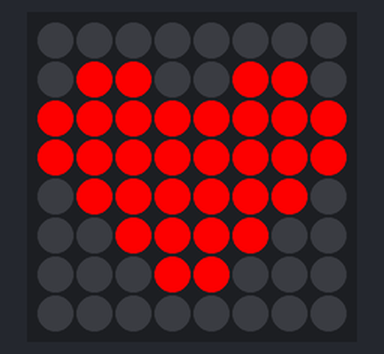
Recording of a program running on a simulated Raspberry Pi (BCM pin numbers) with a Sense HAT. Parts: the Sense HAT's 8×8 RGB LED matrix. What the program prints to the terminal is not drawn. At 5.0 s the program stops and its outputs stay as they are.

Above: at 0.1 s.

The program:

sensehat_icon.py
```python
from sense_emu import SenseHat
import time

sense = SenseHat()


b=[0,0,0]
r=[255,0,0]
smiley=[
	b,b,b,b,b,b,b,b,
	b,r,r,b,b,r,r,b,
	r,r,r,r,r,r,r,r,
	r,r,r,r,r,r,r,r,
	b,r,r,r,r,r,r,b,
	b,b,r,r,r,r,b,b,
	b,b,b,r,r,b,b,b,
	b,b,b,b,b,b,b,b,
]

sense.set_pixels(smiley)
print('bieu tuong da hien thi.')
time.sleep(5)
sense.clear()
```
